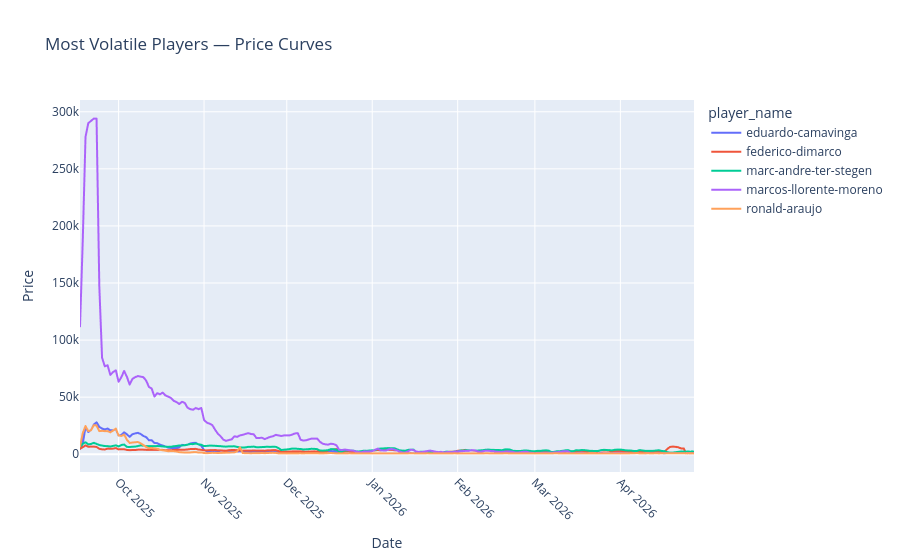

The cell this chart's notebook holds for it:
### Markdown cell above
### Visualizing Volatility for Top 5 Most Volatile Players

### Code cell
top_volatile = volatility.head(5).index
top_volatile_players_to_plot = df[df["player_name"].isin(top_volatile)]
fig = px.line(top_volatile_players_to_plot, x="date", y="price", color="player_name",title="Most Volatile Players — Price Curves")
fig.update_xaxes(title_text="Date", tickangle=45)
fig.update_yaxes(title_text="Price")
fig.show()

### Figure 1 — Plotly figure (JSON) as saved in the notebook; plotly's stock layout.template omitted (floating-point values rounded to 4 significant figures; data arrays with more than 128 entries replaced by an {"elided": "..."} marker saying what was removed)
{"data": [{"hovertemplate": "player_name=eduardo-camavinga<br>date=%{x}<br>price=%{y}<extra></extra>", "legendgroup": "eduardo-camavinga", "line": {"color": "#636efa", "dash": "solid"}, "marker": {"symbol": "circle"}, "mode": "lines", "name": "eduardo-camavinga", "showlegend": true, "type": "scattergl", "x": {"elided": "293 str values"}, "xaxis": "x", "y": {"elided": "293 int values"}, "yaxis": "y"}, {"hovertemplate": "player_name=federico-dimarco<br>date=%{x}<br>price=%{y}<extra></extra>", "legendgroup": "federico-dimarco", "line": {"color": "#EF553B", "dash": "solid"}, "marker": {"symbol": "circle"}, "mode": "lines", "name": "federico-dimarco", "showlegend": true, "type": "scattergl", "x": {"elided": "293 str values"}, "xaxis": "x", "y": {"elided": "293 int values"}, "yaxis": "y"}, {"hovertemplate": "player_name=marc-andre-ter-stegen<br>date=%{x}<br>price=%{y}<extra></extra>", "legendgroup": "marc-andre-ter-stegen", "line": {"color": "#00cc96", "dash": "solid"}, "marker": {"symbol": "circle"}, "mode": "lines", "name": "marc-andre-ter-stegen", "showlegend": true, "type": "scattergl", "x": {"elided": "290 str values"}, "xaxis": "x", "y": {"elided": "290 int values"}, "yaxis": "y"}, {"hovertemplate": "player_name=marcos-llorente-moreno<br>date=%{x}<br>price=%{y}<extra></extra>", "legendgroup": "marcos-llorente-moreno", "line": {"color": "#ab63fa", "dash": "solid"}, "marker": {"symbol": "circle"}, "mode": "lines", "name": "marcos-llorente-moreno", "showlegend": true, "type": "scattergl", "x": {"elided": "293 str values"}, "xaxis": "x", "y": {"elided": "293 int values"}, "yaxis": "y"}, {"hovertemplate": "player_name=ronald-araujo<br>date=%{x}<br>price=%{y}<extra></extra>", "legendgroup": "ronald-araujo", "line": {"color": "#FFA15A", "dash": "solid"}, "marker": {"symbol": "circle"}, "mode": "lines", "name": "ronald-araujo", "showlegend": true, "type": "scattergl", "x": {"elided": "293 str values"}, "xaxis": "x", "y": {"elided": "293 int values"}, "yaxis": "y"}], "layout": {"legend": {"title": {"text": "player_name"}, "tracegroupgap": 0}, "title": {"text": "Most Volatile Players — Price Curves"}, "xaxis": {"anchor": "y", "domain": [0, 1], "tickangle": 45, "title": {"text": "Date"}}, "yaxis": {"anchor": "x", "domain": [0, 1], "title": {"text": "Price"}}}}
